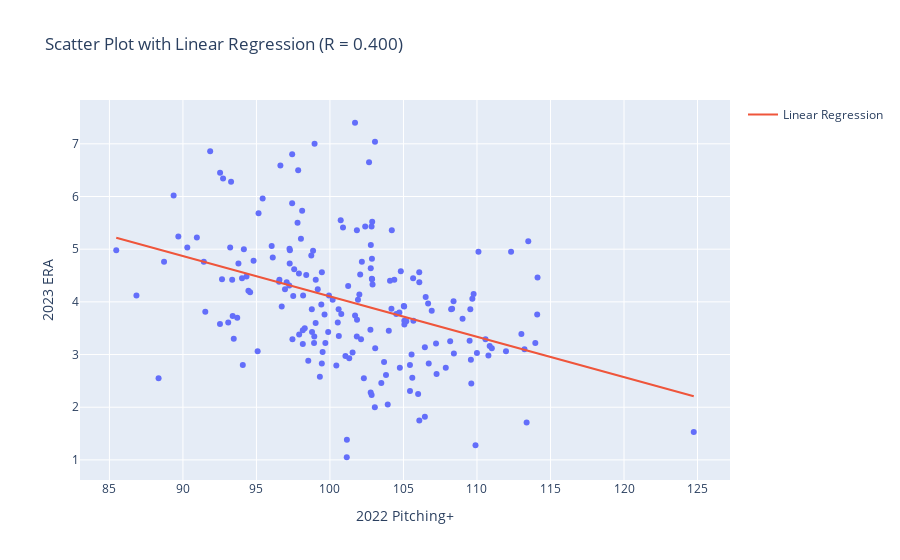

Notebook source saved alongside this figure:
### Code cell
import numpy as np
import plotly.express as px
import plotly.graph_objects as go

# Calculate R2
correlation_coefficient  = np.abs(np.corrcoef(df['Pitching+'], df['2023_ERA'])[0, 1])

# Create scatter plot
fig = px.scatter(df, x='Pitching+', y='2023_ERA', title=f'Scatter Plot with Linear Regression (R2={r_squared:.2f})',
                 labels={'Pitching+': '2022 Pitching+', '2023_ERA': '2023 ERA'},
                 hover_data=['player_name'])

# Add linear regression line
fig.add_trace(go.Scatter(x=df['Pitching+'], y=np.polyval(np.polyfit(df['Pitching+'], df['2023_ERA'],1), df['Pitching+']),
                         mode='lines', name='Linear Regression'))

fig.update_layout(title_text=f'Scatter Plot with Linear Regression (R = {correlation_coefficient:.3f})',
                  xaxis_title='2022 Pitching+',
                  yaxis_title='2023 ERA',
                  hovermode='closest')

fig.show()

### Figure 1 — Plotly figure (JSON) as saved in the notebook; plotly's stock layout.template omitted (floating-point values rounded to 4 significant figures; data arrays with more than 128 entries replaced by an {"elided": "..."} marker saying what was removed)
{"data": [{"customdata": {"elided": "188x1 str values"}, "hovertemplate": "2022 Pitching+=%{x}<br>2023 ERA=%{y}<br>player_name=%{customdata[0]}<extra></extra>", "legendgroup": "", "marker": {"color": "#636efa", "symbol": "circle"}, "mode": "markers", "name": "", "orientation": "v", "showlegend": false, "type": "scatter", "x": {"elided": "188 float values"}, "xaxis": "x", "y": {"elided": "188 float values"}, "yaxis": "y"}, {"mode": "lines", "name": "Linear Regression", "type": "scatter", "x": {"elided": "188 float values"}, "y": {"elided": "188 float values"}}], "layout": {"autosize": true, "hovermode": "closest", "legend": {"tracegroupgap": 0}, "title": {"text": "Scatter Plot with Linear Regression (R = 0.400)"}, "xaxis": {"anchor": "y", "autorange": true, "domain": [0, 1], "range": [83.15, 127.1], "title": {"text": "2022 Pitching+"}, "type": "linear"}, "yaxis": {"anchor": "x", "autorange": true, "domain": [0, 1], "range": [0.526, 7.924], "title": {"text": "2023 ERA"}, "type": "linear"}}}
